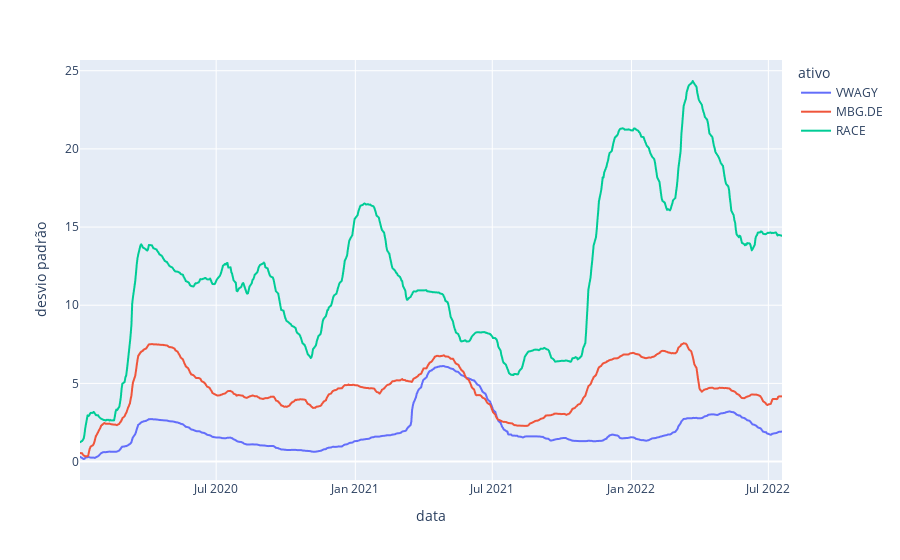

The cell this chart's notebook holds for it:
### Code cell
dp_vertical = dp.stack().reset_index()
dp_vertical.columns = ['data', 'ativo', 'desvio padrão']

fig = px.line(dp_vertical, x="data", y="desvio padrão", color='ativo')
fig.show()

### Figure 1 — Plotly figure (JSON) as saved in the notebook; plotly's stock layout.template omitted (floating-point values rounded to 4 significant figures; data arrays with more than 128 entries replaced by an {"elided": "..."} marker saying what was removed)
{"data": [{"hovertemplate": "ativo=VWAGY<br>data=%{x}<br>desvio padrão=%{y}<extra></extra>", "legendgroup": "VWAGY", "line": {"color": "#636efa", "dash": "solid"}, "marker": {"symbol": "circle"}, "mode": "lines", "name": "VWAGY", "showlegend": true, "type": "scattergl", "x": {"elided": "657 str values"}, "xaxis": "x", "y": {"elided": "657 float values"}, "yaxis": "y"}, {"hovertemplate": "ativo=MBG.DE<br>data=%{x}<br>desvio padrão=%{y}<extra></extra>", "legendgroup": "MBG.DE", "line": {"color": "#EF553B", "dash": "solid"}, "marker": {"symbol": "circle"}, "mode": "lines", "name": "MBG.DE", "showlegend": true, "type": "scattergl", "x": {"elided": "657 str values"}, "xaxis": "x", "y": {"elided": "657 float values"}, "yaxis": "y"}, {"hovertemplate": "ativo=RACE<br>data=%{x}<br>desvio padrão=%{y}<extra></extra>", "legendgroup": "RACE", "line": {"color": "#00cc96", "dash": "solid"}, "marker": {"symbol": "circle"}, "mode": "lines", "name": "RACE", "showlegend": true, "type": "scattergl", "x": {"elided": "657 str values"}, "xaxis": "x", "y": {"elided": "657 float values"}, "yaxis": "y"}], "layout": {"legend": {"title": {"text": "ativo"}, "tracegroupgap": 0}, "margin": {"t": 60}, "xaxis": {"anchor": "y", "domain": [0, 1], "title": {"text": "data"}}, "yaxis": {"anchor": "x", "domain": [0, 1], "title": {"text": "desvio padrão"}}}}
